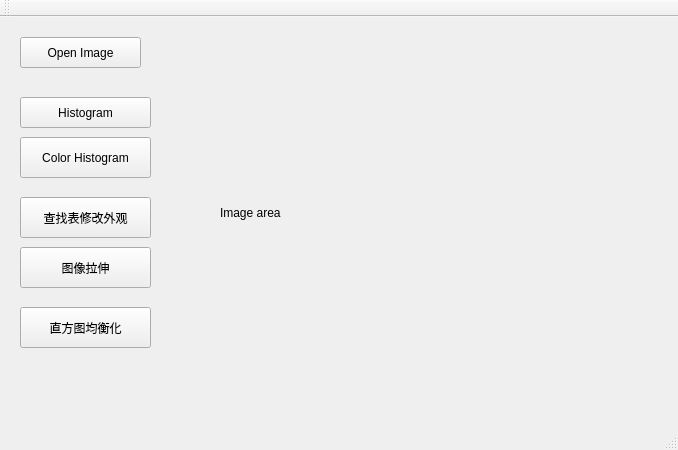
<?xml version="1.0" encoding="UTF-8"?>
<ui version="4.0">
 <class>MainWindow</class>
 <widget class="QMainWindow" name="MainWindow">
  <property name="geometry">
   <rect>
    <x>0</x>
    <y>0</y>
    <width>678</width>
    <height>450</height>
   </rect>
  </property>
  <property name="windowTitle">
   <string>MainWindow</string>
  </property>
  <widget class="QWidget" name="centralWidget">
   <widget class="QPushButton" name="openButton">
    <property name="geometry">
     <rect>
      <x>20</x>
      <y>20</y>
      <width>121</width>
      <height>31</height>
     </rect>
    </property>
    <property name="text">
     <string>Open Image</string>
    </property>
   </widget>
   <widget class="QLabel" name="imageLabel">
    <property name="geometry">
     <rect>
      <x>220</x>
      <y>10</y>
      <width>441</width>
      <height>371</height>
     </rect>
    </property>
    <property name="text">
     <string>Image area</string>
    </property>
   </widget>
   <widget class="QPushButton" name="histogramButton">
    <property name="geometry">
     <rect>
      <x>20</x>
      <y>80</y>
      <width>131</width>
      <height>31</height>
     </rect>
    </property>
    <property name="text">
     <string>Histogram</string>
    </property>
   </widget>
   <widget class="QPushButton" name="colorHistButton">
    <property name="geometry">
     <rect>
      <x>20</x>
      <y>120</y>
      <width>131</width>
      <height>41</height>
     </rect>
    </property>
    <property name="text">
     <string>Color Histogram</string>
    </property>
   </widget>
   <widget class="QPushButton" name="lutButton">
    <property name="geometry">
     <rect>
      <x>20</x>
      <y>180</y>
      <width>131</width>
      <height>41</height>
     </rect>
    </property>
    <property name="text">
     <string>查找表修改外观</string>
    </property>
   </widget>
   <widget class="QPushButton" name="stretchButton">
    <property name="geometry">
     <rect>
      <x>20</x>
      <y>230</y>
      <width>131</width>
      <height>41</height>
     </rect>
    </property>
    <property name="text">
     <string>图像拉伸</string>
    </property>
   </widget>
   <widget class="QPushButton" name="equalizeButton">
    <property name="geometry">
     <rect>
      <x>20</x>
      <y>290</y>
      <width>131</width>
      <height>41</height>
     </rect>
    </property>
    <property name="text">
     <string>直方图均衡化</string>
    </property>
   </widget>
  </widget>
  <widget class="QMenuBar" name="menuBar">
   <property name="geometry">
    <rect>
     <x>0</x>
     <y>0</y>
     <width>678</width>
     <height>25</height>
    </rect>
   </property>
  </widget>
  <widget class="QToolBar" name="mainToolBar">
   <attribute name="toolBarArea">
    <enum>TopToolBarArea</enum>
   </attribute>
   <attribute name="toolBarBreak">
    <bool>false</bool>
   </attribute>
  </widget>
  <widget class="QStatusBar" name="statusBar"/>
 </widget>
 <layoutdefault spacing="6" margin="11"/>
 <resources/>
 <connections/>
</ui>
